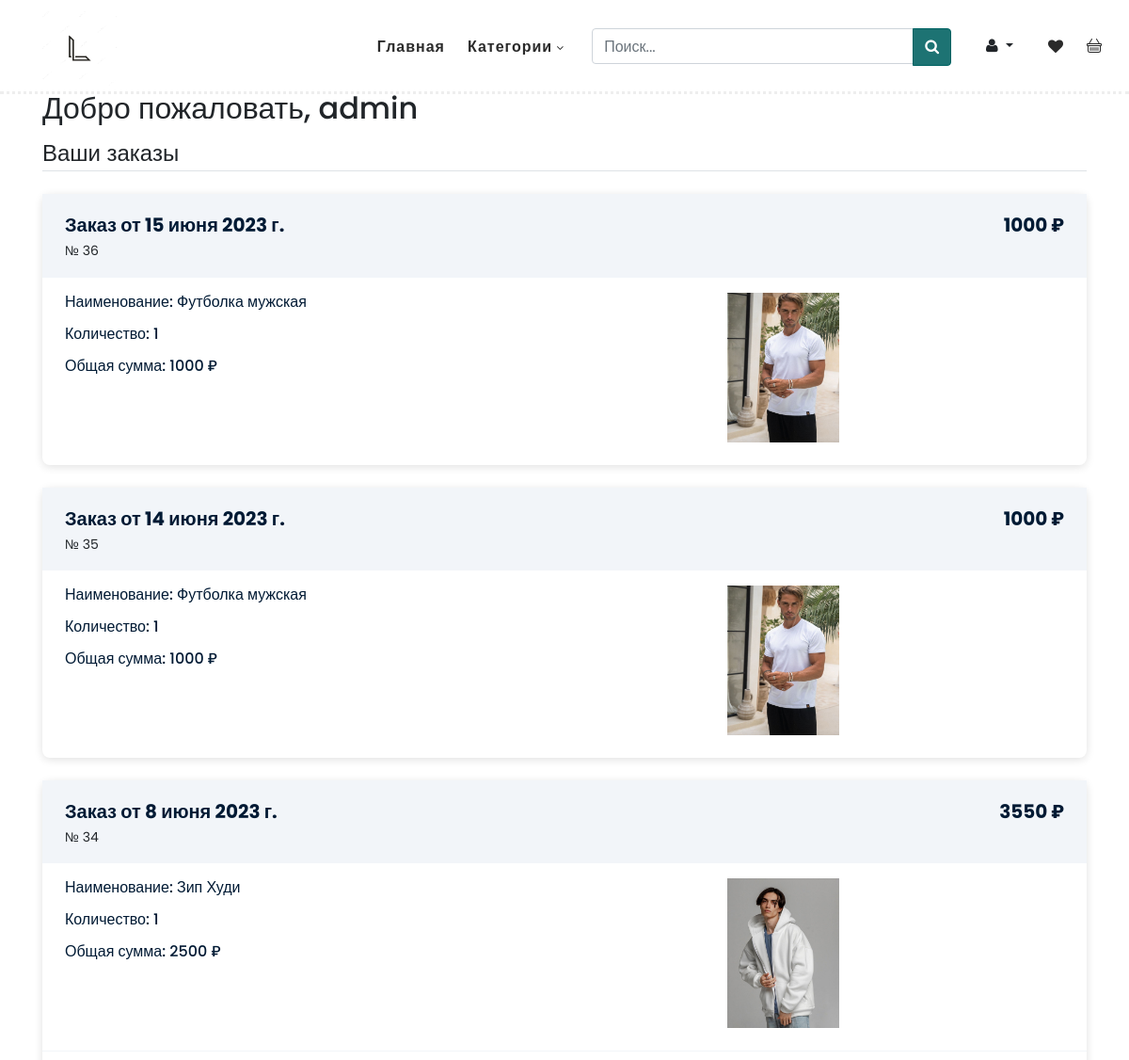
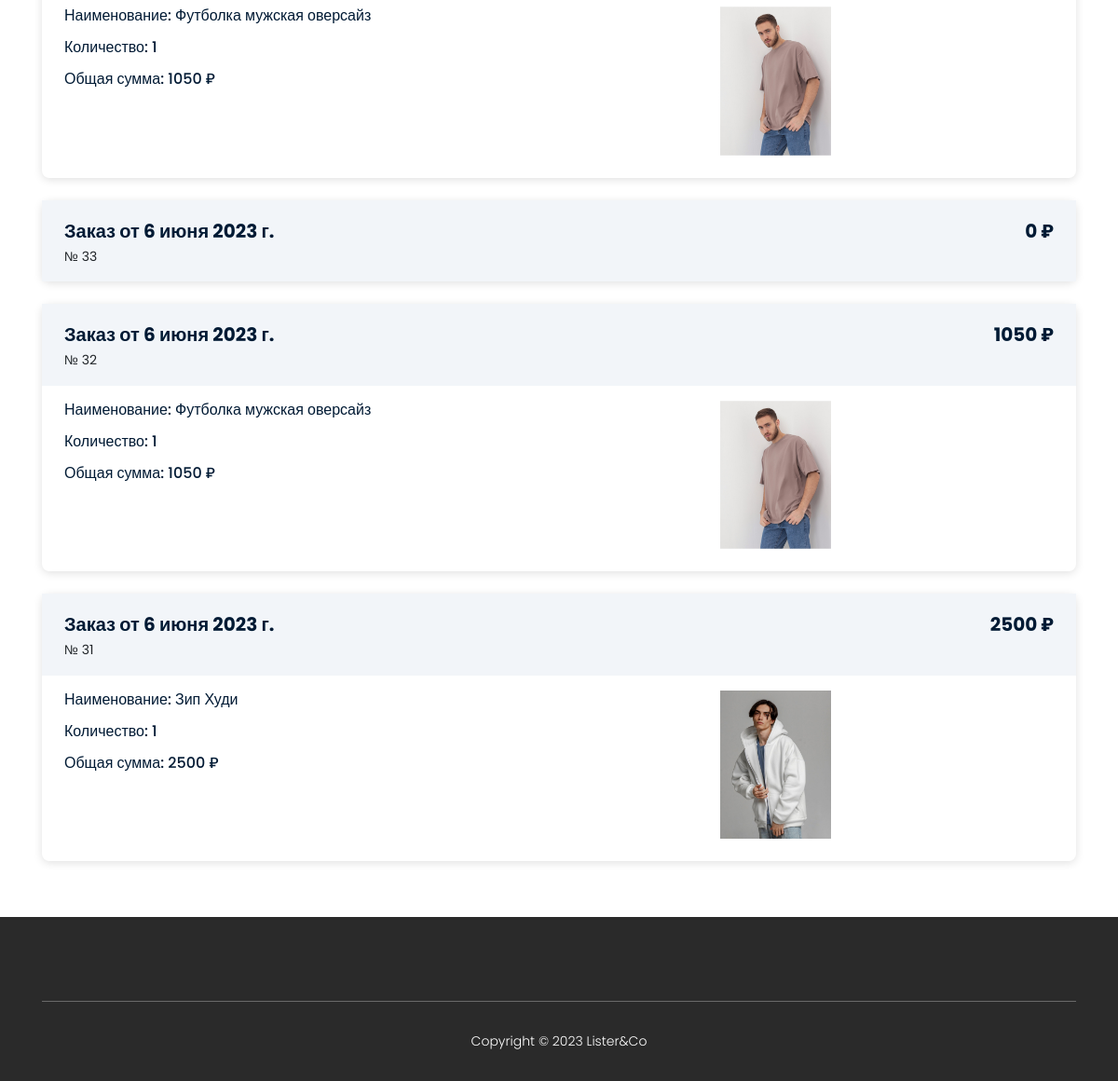
The page /profile/admin (signed in) on the database its author committed (2 pictures, top to bottom).
### order/models.py (models this page shows, shortened)
class Order(models.Model):
    customer = models.ForeignKey(User, on_delete=models.CASCADE, related_name='orders', verbose_name='Заказы')
    time_create = models.DateField(auto_now_add=True, null=True)
    first_name = models.CharField(max_length=100, verbose_name='Имя')
    last_name = models.CharField(max_length=100, verbose_name='Фамилия')
    street = models.CharField(max_length=20, verbose_name='Улица')
    house = models.CharField(max_length=20, verbose_name='Дом')
    city = models.CharField(max_length=20, verbose_name='Город')
    region = models.CharField(max_length=20, verbose_name='Область')
    index = models.CharField(max_length=12, verbose_name='Индекс')
    country = models.CharField(max_length=20, verbose_name='Страна')
    phone_number = models.TextField(max_length=200, null=True, verbose_name='Номер телефона')
    updated = models.DateTimeField(auto_now=True)
    def get_total_cost(self):
        return sum(item.get_cost() for item in self.items.all())
    class Meta:
        verbose_name = 'Заказ'
        verbose_name_plural = 'Заказы'

class OrderItem(models.Model):
    order = models.ForeignKey(Order, related_name='items', on_delete=models.PROTECT, verbose_name='Отношение к заказу')
    product = models.ForeignKey(Product, related_name='order_items', on_delete=models.PROTECT, verbose_name='Что заказано')
    price = models.IntegerField(verbose_name='Цена')
    quantity = models.PositiveIntegerField(default=1, verbose_name='Количество')
    size = models.CharField(max_length=3, verbose_name='Размер', default='XS')
    class Meta:
        verbose_name = 'Заказанный товар'
        verbose_name_plural = 'Заказанные товары'
    def get_cost(self):
        return self.price * self.quantity

### store/models.py (models this page shows, shortened)
class Product(models.Model):
    name = models.CharField(max_length=100)
    description = models.TextField()
    materials = models.CharField(max_length=100)
    price = models.IntegerField(null=True)
    photo = models.ImageField(upload_to="photos/%Y/%m/%d", null=True)
    photo2 = models.ImageField(upload_to="photos/%Y/%m/%d", null=True)
    photo3 = models.ImageField(upload_to="photos/%Y/%m/%d", null=True)
    time_create = models.TimeField(auto_now_add=True)
    category = models.ForeignKey('Category', on_delete=models.PROTECT)
    class Meta:
        verbose_name = 'Одежда'
        verbose_name_plural = 'Одежда'

### store/views.py (the view)
# urls.py: path('profile/<username>', profile, name='profile'),
@login_required
def profile(request, username):
        user = request.user
        user_orders = reversed(Order.objects.filter(customer=request.user))
        user_order_item = OrderItem.objects.all()
        categorys = Category.objects.all()
        data = {
            'user': user,
            'user_orders': user_orders,
            'user_order_item': user_order_item,
            'title': 'Профиль',
            'categorys': categorys,
        }
        return render(request, 'store/profile.html', data)

### store/models.py (called while the page is built)
    def get_absolute_url(self):
        return reverse('category', kwargs={'cid': self.pk})

### store/templates/store/profile.html (shortened to what this page needs)
{% extends 'store/base.html' %}
{% block content %}
<section class="section" id="products">
        <div class="container successful-order">
            <h2>Добро пожаловать, {{user.username}}</h2>
            <div class="orders">
                <legend class="border-bottom mb-4">Ваши заказы</legend>
                {% if user_orders %}
                {% for o in user_orders %}
                <div class="order-detail">
                    <div class="order-info">
                        <div class="tf1">
                            <div class="mf1">
                            <span class="tf2">Заказ от {{o.time_create}}</span>
                            <span class="tf3">№ {{o.id}}</span>
                            </div>
                            <div class="t3f">
                            <span class="tf2">{{o.get_total_cost}} ₽</span>
                            </div>
                        </div>
                    </div>
                    {% for item in user_order_item %}
                    {% if item.order.id == o.id %}
                    <div class="order-details">
                        <div class="re5">
                                <div class="order-padding">
                                    <p class="e6r">Наименование: {{item.product.name}}</p>
                                    <p class="e6r">Количество: {{item.quantity}}</p>
                                    <p class="e6r">Общая сумма: {{item.get_cost}} ₽</p>
                                </div>
                                <div class="oip1">
                                    <img src="{{item.product.photo.url}}" class="order-imgg">
                                </div>
                        </div>
                        </div>
                    {% endif %}
                    {% endfor %}
                </div>
                {% endfor %}
                {% else %}
                <h2>Здесь пока ничего нет</h2>
                {% endif %}
                </div>
            </div>
</section>
{% endblock %}

### store/static/store/assets/css/templatemo-hexashop.css (style rules this page uses)
html, body, div, span, applet, object, iframe, h1, h2, h3, h4, h5, h6, p, blockquote, div pre, a, abbr, acronym, address, big, cite, code, del, dfn, em, font, img, ins, kbd, q, s, samp, small, strike, strong, sub, sup, tt, var, b, u, i, center, dl, dt, dd, ol, ul, li, figure, header, nav, section, article, aside, footer, figcaption { margin: 0; padding: 0; border: 0; outline: 0; }
.successful-order { margin-top: 8%; }
.order-detail { border-radius: 8px; box-shadow: 0 2px 10px 0 rgba(0,0,0,.12); display: flex; flex-direction: column; margin-bottom: 24px; }
.order-info { background-color: #f2f5f9 }
.tf1 { display: flex; flex-wrap: wrap; justify-content: flex-start; margin: 20px 24px 18px; }
.tf2 { font-weight: 700; color: #001a34; font-size: 20px; line-height: 1.3; }
.tf3 { display: block; font-size: 14px; line-height: 1.29; margin-right: 8px; margin-top: 4px; }
.order-details { border-top: 1px solid #f2f5f9; }
.e6r { color: #001a34; font-size: 16px; font-weight: 500; line-height: 1.25; margin-bottom: 14px; margin-right: 8px; }
.t3f { flex-shrink: 0; margin-left: auto; -webkit-user-select: none; -moz-user-select: none; user-select: none; }
.re5 { display: flex; padding: 16px 24px 24px; }
.order-padding { width: 700px; }
.order-imgg { width: 20%; }
.oip1 { display: flex; justify-content: center; }
.orders { margin-top: 1%; }
header, nav, section, article, aside, footer, hgroup { display: block; }
* { box-sizing: border-box; }
html, body { font-family: 'Poppins', sans-serif; font-weight: 400; background-color: #fff; font-size: 16px; -ms-text-size-adjust: 100%; -webkit-font-smoothing: antialiased; -moz-osx-font-smoothing: grayscale; }
h1, h2, h3, h4, h5, h6 { margin-top: 0px; margin-bottom: 0px; }
p { font-size: 14px; line-height: 25px; }
html, body { background: #fff; font-family: 'Poppins', sans-serif; }

### rows shown on the page
Order: time_create "15 июня 2023 г.", id "36", get_total_cost "1000"
OrderItem: product.name "Футболка мужская", quantity "1", get_cost "1000", product.photo (picture)
Order: time_create "14 июня 2023 г.", id "35", get_total_cost "1000"
OrderItem: product.name "Футболка мужская", quantity "1", get_cost "1000", product.photo (picture)
Order: time_create "8 июня 2023 г.", id "34", get_total_cost "3550"
OrderItem: product.name "Зип Худи", quantity "1", get_cost "2500", product.photo (picture)
OrderItem: product.name "Футболка мужская оверсайз", quantity "1", get_cost "1050", product.photo (picture)
Order: time_create "6 июня 2023 г.", id "33", get_total_cost "0"
Order: time_create "6 июня 2023 г.", id "32", get_total_cost "1050"
OrderItem: product.name "Футболка мужская оверсайз", quantity "1", get_cost "1050", product.photo (picture)
Order: time_create "6 июня 2023 г.", id "31", get_total_cost "2500"
OrderItem: product.name "Зип Худи", quantity "1", get_cost "2500", product.photo (picture)

### other values the page prints
{{ user.username }} "admin"
